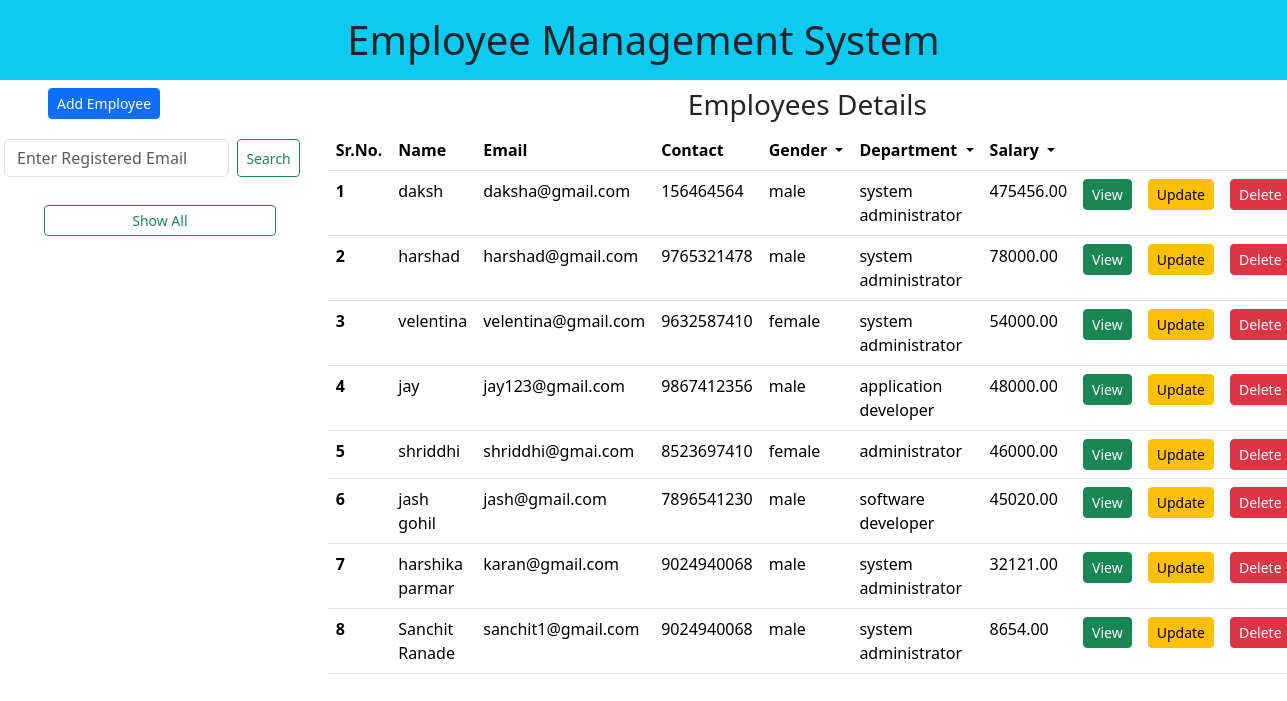
The app's page /desc_salary with its own data.
### app1/models.py (models this page shows)
class Employee(models.Model):
    gen = (
        ('male','male'),
        ('female','female'),
    )
    name = models.CharField(max_length=50)
    email = models.EmailField(unique=True)
    contact = models.BigIntegerField()
    gender = models.CharField(max_length=50,choices=gen)
    department = models.ForeignKey(Departments,on_delete=models.CASCADE)
    salary = models.DecimalField(max_digits=8, decimal_places=2)
    image = models.ImageField(upload_to="images")

class Departments(models.Model):
    name = models.CharField(max_length=50)
    def __str__(self):
        return self.name

### app1/views.py (the view)
# urls.py: path('desc_salary',views.desc_salary,name="desc_salary"),
def desc_salary(request):
    data = Employee.objects.all().order_by('-salary')
    return render(request,"index.html",{'employees':data})

### templates/index.html (shortened to what this page needs)
<!DOCTYPE html>
<html lang="en">
<head>
    <link href="https://cdn.jsdelivr.net/npm/bootstrap@5.3.3/dist/css/bootstrap.min.css" rel="stylesheet">
</head>
<body >
<div class="container-fluid p-0">
<h1 class ="bg-info p-3 text-center ">Employee Management System</h1>
<div class="row">
<div class="col-lg-3">
<div class="row px-5">
<a href="{% url 'addemp' %}"><button class="btn btn-sm btn-primary">Add Employee</button></a>
</div>
<div class="row my-3 text-center p-1">
<form class="d-flex" role="search" action="{% url 'search' %}">
<input name="search" class="form-control me-2 " type="search" placeholder="Enter Registered Email" aria-label="Search">
<button class="btn btn-outline-success btn-sm" type="submit">Search</button>
</form>
</div>
<div class="row px-5">
<a href="{% url 'index' %}" class="btn btn-sm btn-outline-success m-2 ">Show All</a>
</div>
</div>
<div class="col-lg-9">
<h3 class="text-center">Employees Details</h3>
<table class="table table-hover">
  <thead>
    <tr>
      <th scope="col">Sr.No.</th>
      <th scope="col">Name</th>
      <th scope="col">Email</th>
      <th scope="col">Contact</th>
      <th><li class="nav-item dropdown list-group">
          <a class="nav-link dropdown-toggle" href="#" role="button" data-bs-toggle="dropdown" aria-expanded="false">
            Gender
          </a>
        </li></th>
      <th scope="col"><li class="nav-item dropdown list-group">
          <a class="nav-link dropdown-toggle" href="#" role="button" data-bs-toggle="dropdown" aria-expanded="false">
            Department
          </a>
        </li></th>
      <th scope="col"><li class="nav-item dropdown list-group">
          <a class="nav-link dropdown-toggle" href="#" role="button" data-bs-toggle="dropdown" aria-expanded="false">
            Salary
          </a>
        </li></th>
      <th scope="col"></th>
      <th scope="col"></th>
      <th scope="col"></th>
    </tr>
  </thead>
  <tbody>
  {% for emp in employees %}
  <tr>
      <th scope="row">{{forloop.counter}}</th>
      <td>{{emp.name}}</td>
      <td>{{emp.email}}</td>
      <td>{{emp.contact}}</td>
      <td>{{emp.gender}}</td>
      <td>{{emp.department}}</td>
      <td>{{emp.salary}}</td>
      <td><a href="view/{{emp.id}}"><button class="btn btn-success btn-sm">View</button></a></td>
      <td><a href="update/{{emp.id}}"><button class="btn btn-warning btn-sm">Update</button></a></td>
      <td><a href="delete/{{emp.id}}"><button class="btn btn-danger btn-sm">Delete</button></a></td>
 </tr>
 {% empty %}
 <h3>No Record Found</h3>
  {% endfor %}
  </tbody>
</table>
</div>
</div>
</div>
</body>
</html>

### records on screen
Employee: name "daksh", email "daksha@gmail.com", contact "156464564", gender "male", department "system administrator", salary "475456.00"
Employee: name "harshad", email "harshad@gmail.com", contact "9765321478", gender "male", department "system administrator", salary "78000.00"
Employee: name "velentina", email "velentina@gmail.com", contact "9632587410", gender "female", department "system administrator", salary "54000.00"
Employee: name "jay", email "jay123@gmail.com", contact "9867412356", gender "male", department "application developer", salary "48000.00"
Employee: name "shriddhi", email "shriddhi@gmai.com", contact "8523697410", gender "female", department "administrator", salary "46000.00"
Employee: name "jash gohil", email "jash@gmail.com", contact "7896541230", gender "male", department "software developer", salary "45020.00"
Employee: name "harshika parmar", email "karan@gmail.com", contact "9024940068", gender "male", department "system administrator", salary "32121.00"
Employee: name "Sanchit Ranade", email "sanchit1@gmail.com", contact "9024940068", gender "male", department "system administrator", salary "8654.00"
